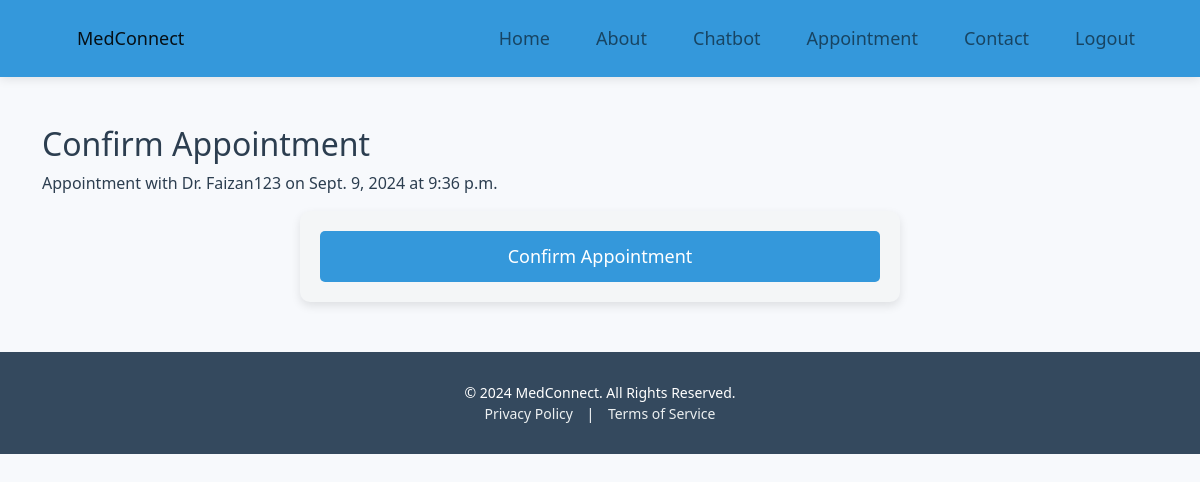
The page /confirm-appointment/2/ (signed in) on the database its author committed.
### main/models.py (models this page shows, shortened)
class Appointment(models.Model):
    patient = models.ForeignKey(User, on_delete=models.CASCADE)
    doctor = models.ForeignKey(DoctorProfile, on_delete=models.CASCADE)
    appointment_date = models.DateField()
    appointment_time = models.TimeField()
    is_confirmed = models.BooleanField(default=False)
    payment_status = models.BooleanField(default=False)

class DoctorProfile(models.Model):
    user = models.OneToOneField(User, on_delete=models.CASCADE)
    specialization = models.CharField(max_length=255)
    office_location = models.CharField(max_length=255)  # Add office location field

### main/views.py (the view)
# urls.py: path('confirm-appointment/<int:appointment_id>/', views.confirm_appointment, name='confirm_appointment'),
@login_required
def confirm_appointment(request, appointment_id):
    appointment = get_object_or_404(Appointment, id=appointment_id, patient=request.user)
    if request.method == 'POST':
        appointment.is_confirmed = True
        appointment.save()
        messages.success(request, 'Appointment confirmed! Please proceed with payment.')
        return redirect('payment', appointment_id=appointment.id)
    return render(request, 'confirm_appointment.html', {'appointment': appointment})

### main/templates/confirm_appointment.html (shortened to what this page needs)
{% extends 'base.html' %}
{% block content %}
<h2>Confirm Appointment</h2>
<p>Appointment with Dr. {{ appointment.doctor.user.username }} on {{ appointment.appointment_date }} at {{ appointment.appointment_time }}</p>
<form method="POST">
    <button type="submit">Confirm Appointment</button>
</form>
{% endblock %}

### main/templates/base.html (style rules this page uses)
body { font-family: "Segoe UI", Tahoma, Geneva, Verdana, sans-serif; background-color: #f7f9fc; color: #2c3e50; margin: 0; padding: 0; }
form { display: flex; flex-direction: column; max-width: 600px; margin: 0 auto; padding: 20px; background-color: #f4f6f7; border-radius: 10px; box-shadow: 0 4px 10px rgba(0, 0, 0, 0.1); }
form button { background-color: #3498db; color: white; padding: 12px; font-size: 18px; border: none; border-radius: 5px; cursor: pointer; transition: background-color 0.3s ease; }

### rows shown on the page
Appointment: doctor.user.username "Faizan123", appointment_date "Sept. 9, 2024", appointment_time "9:36 p.m."
